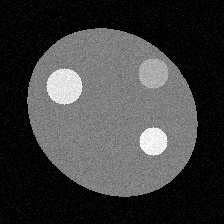
#> input picture data/sample/sample_mri_000.jpg, 224 x 224 px
$ python -i preprocessing.py   (imports and definitions only)
#> lines starting #> are read from the running program, lines starting #| are printed output that depends on the picture
import numpy as np
import cv2
from PIL import Image
import nibabel as nib
from sklearn.preprocessing import StandardScaler
import os
import logging

# [1 line not run here, left out]
logger = logging.getLogger(__name__)


class MRIPreprocessor:
    """
    Class for preprocessing MRI images for IQ prediction.

    Handles various MRI formats including NIfTI (.nii) and standard image formats.
    """

    def __init__(self, target_size=(128, 128, 128), normalize=True):
        """
        Initialize the MRI preprocessor.

        Args:
            target_size: Target size for resizing MRI volumes (3D) or images (2D)
            normalize: Whether to normalize pixel values
        """
        self.target_size = target_size
        self.normalize = normalize
        self.scaler = StandardScaler() if normalize else None

    # [18 lines left out: function load_nifti, not called in this run]

    def load_image(self, filepath):
        """
        Load a standard image file (JPG, PNG, etc.).

        Args:
            filepath: Path to the image file

        Returns:
            2D or 3D numpy array of the image
        """
#> called with filepath = '../../data/sample/sample_mri_000.jpg'
        try:
            if filepath.lower().endswith(('.nii', '.nii.gz')):
                return self.load_nifti(filepath)

            # Load standard image formats
            img = cv2.imread(filepath, cv2.IMREAD_GRAYSCALE)
#> img is the input picture: shape (224, 224); min 0, max 255, mean 63
            if img is None:
                # Try with PIL as fallback
                img = Image.open(filepath).convert('L')
                img = np.array(img)

            logger.info(f"Loaded image file: {filepath}, shape: {img.shape}")
            return img
        except Exception as e:
            logger.error(f"Error loading image file {filepath}: {e}")
            return None

    # [19 lines left out: function resize_3d, not called in this run]

    def resize_2d(self, image, target_size):
        """
        Resize a 2D image to target size.

        Args:
            image: 2D numpy array
            target_size: Target size tuple (height, width)

        Returns:
            Resized 2D image
        """
#> called with target_size = (128, 128)
        if len(target_size) == 3:
            target_size = target_size[:2]  # Take only height and width

        resized = cv2.resize(image, (target_size[1], target_size[0]))
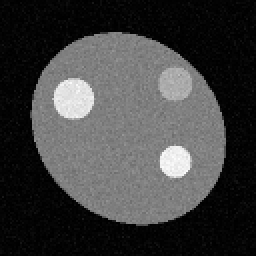
#> resized: shape (128, 128) (shown 2 times larger); min 0, max 252, mean 62.9
        return resized

    def normalize_image(self, image):
        """
        Normalize image pixel values.

        Args:
            image: Input image array

        Returns:
            Normalized image array
        """
        # Remove outliers by clipping to 5th and 95th percentiles
        p5, p95 = np.percentile(image, [5, 95])
#> p5 = 0; p95 = 145
        image = np.clip(image, p5, p95)
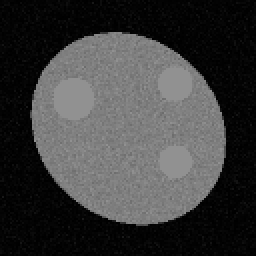
#> image: shape (128, 128) float64 (shown 2 times larger); min 0, max 145, mean 59.8

        # Normalize to [0, 1] range
        image = (image - image.min()) / (image.max() - image.min() + 1e-8)
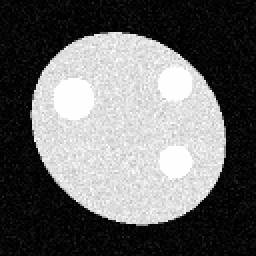
#> image: shape (128, 128) float64 (shown 2 times larger); min 0, max 1, mean 0.412

        return image

    # [43 lines left out: function augment_image, not called in this run]

    def preprocess_single(self, filepath, augment=False):
        """
        Preprocess a single MRI file.

        Args:
            filepath: Path to the MRI file
            augment: Whether to apply data augmentation

        Returns:
            Preprocessed image array ready for model input
        """
        # Load the image
        image = self.load_image(filepath)
        if image is None:
            return None

        # Handle different dimensionalities
        if len(image.shape) == 3:  # 3D volume
            if len(self.target_size) == 3:
                image = self.resize_3d(image, self.target_size)
            else:
                # Take middle slice for 2D processing
                middle_slice = image.shape[2] // 2
                image = image[:, :, middle_slice]
                image = self.resize_2d(image, self.target_size)

        elif len(image.shape) == 2:  # 2D image
            if len(self.target_size) == 3:
                # For 3D target, we can't convert 2D to 3D meaningfully
                logger.warning("Cannot convert 2D image to 3D. Using 2D processing.")
                image = self.resize_2d(image, self.target_size[:2])
            else:
                image = self.resize_2d(image, self.target_size)

        # Normalize
        if self.normalize:
            image = self.normalize_image(image)

        # Apply augmentation if requested
        if augment:
            image = self.augment_image(image)

        # Add channel dimension if needed
        if len(image.shape) == 2:
            image = np.expand_dims(image, axis=-1)
        elif len(image.shape) == 3 and len(self.target_size) == 3:
            image = np.expand_dims(image, axis=-1)

        return image

    # [73 lines left out: functions preprocess_batch, create_sample_data, not called in this run]

>>> result = MRIPreprocessor().preprocess_single('../../data/sample/sample_mri_000.jpg')

$ run again, on data/sample/sample_mri_001.jpg
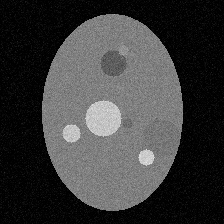
#> input picture data/sample/sample_mri_001.jpg, 224 x 224 px
#> in load_image, img is the input picture: shape (224, 224); min 0, max 238, mean 59.2
#> in resize_2d, `resized = cv2.resize(image, (target_size[1], target_size[0]))`:
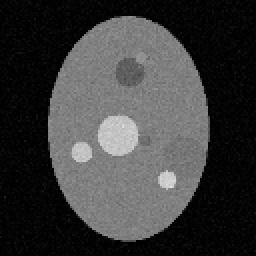
#> resized: shape (128, 128) (shown 2 times larger); min 0, max 227, mean 59.1
#> p5 = 1; p95 = 138
#> in normalize_image, `image = (image - image.min()) / (image.max() - image.min() + 1e-8)`:
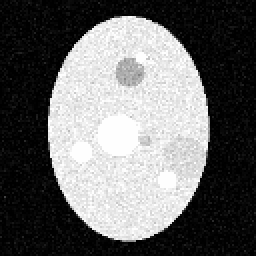
#> image: shape (128, 128) float64 (shown 2 times larger); min 0, max 1, mean 0.412

$ run again, on data/sample/sample_mri_002.jpg
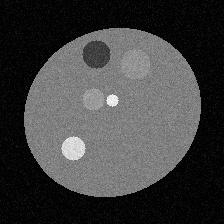
#> input picture data/sample/sample_mri_002.jpg, 224 x 224 px
#> in load_image, img is the input picture: shape (224, 224); min 0, max 253, mean 62.4
#> in resize_2d, `resized = cv2.resize(image, (target_size[1], target_size[0]))`:
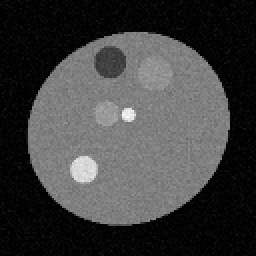
#> resized: shape (128, 128) (shown 2 times larger); min 0, max 248, mean 62.2
#> p5 = 1; p95 = 139
#> in normalize_image, `image = (image - image.min()) / (image.max() - image.min() + 1e-8)`:
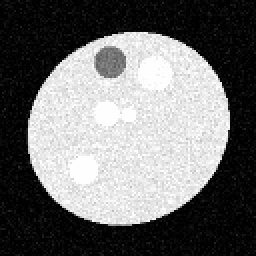
#> image: shape (128, 128) float64 (shown 2 times larger); min 0, max 1, mean 0.436

$ run again, on data/sample/sample_mri_003.jpg
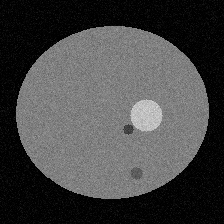
#> input picture data/sample/sample_mri_003.jpg, 224 x 224 px
#> in load_image, img is the input picture: shape (224, 224); min 0, max 229, mean 69.4
#> in resize_2d, `resized = cv2.resize(image, (target_size[1], target_size[0]))`:
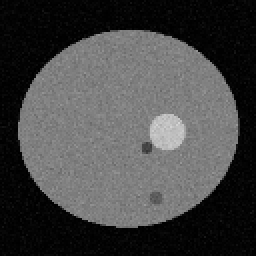
#> resized: shape (128, 128) (shown 2 times larger); min 0, max 213, mean 69.3
#> p5 = 1; p95 = 137
#> in normalize_image, `image = (image - image.min()) / (image.max() - image.min() + 1e-8)`:
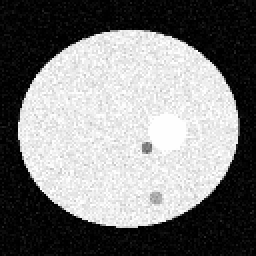
#> image: shape (128, 128) float64 (shown 2 times larger); min 0, max 1, mean 0.495
